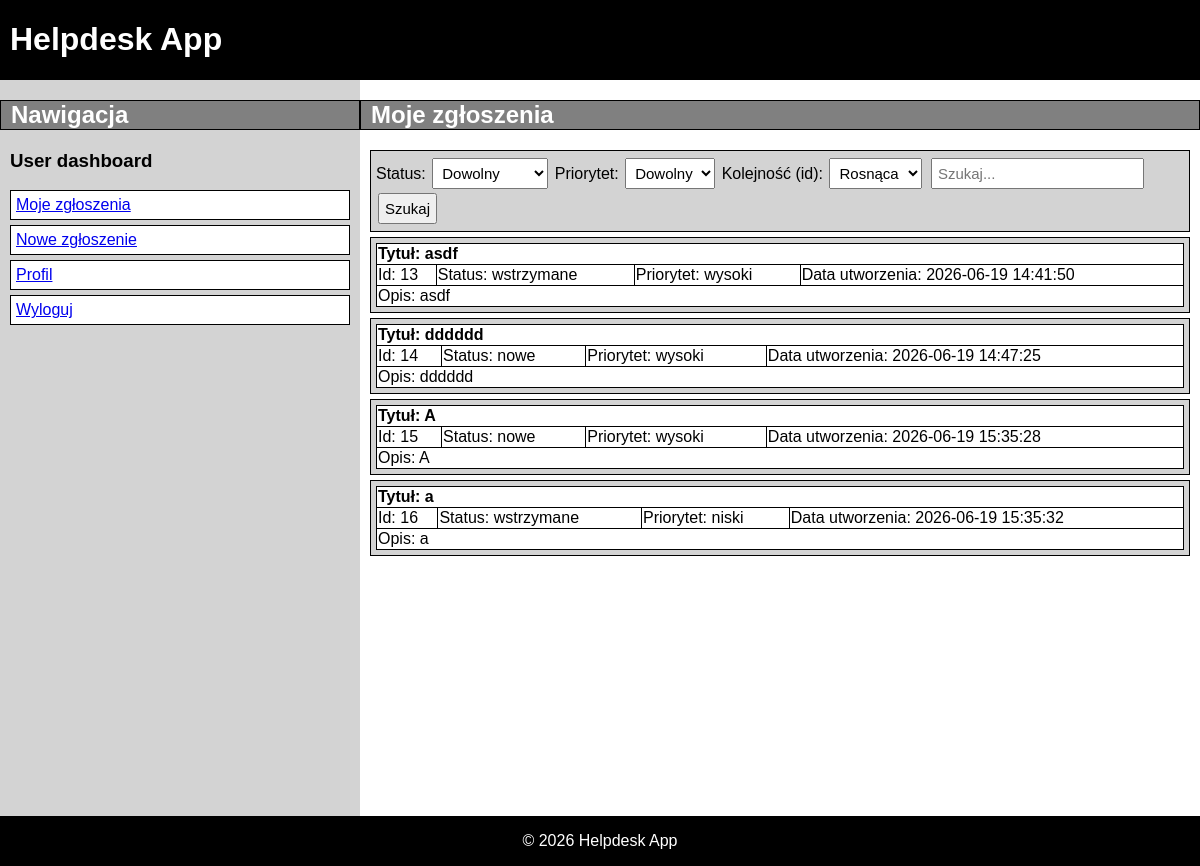
The app's page /user.php (signed in) with its own data.
### tables this page shows
CREATE TABLE `tickets` (
  `id` int(11) NOT NULL,
  `user_id` int(11) NOT NULL,
  `assigned_to` int(11) NOT NULL,
  `title` varchar(255) DEFAULT NULL,
  `description` text DEFAULT NULL,
  `status` enum('nowe','w_toku','wstrzymane','zamknięte') NOT NULL,
  `priority` enum('niski','średni','wysoki','') NOT NULL,
  `created_at` timestamp NOT NULL DEFAULT current_timestamp()
);

### public/user.php (the view, shortened to what this page needs)
<?php
$conn = mysqli_connect("localhost", "root", "", "helpdesk");
$tickets_query = "SELECT id, title, description, status, priority, created_at
		FROM tickets WHERE user_id='{$_SESSION['user_id']}'";
$tickets_result = mysqli_query($conn, $tickets_query);
?>
<!DOCTYPE html>
<html lang="pl">
<head>
	<link rel="stylesheet" href="styles.css">
</head>
<body>
	<div class="topbar">
		<header>
			<h1>Helpdesk App</h1>
		</header>
	</div>
	<div class="layout">
		<aside class="sidebar">
			<h2>Nawigacja</h2>
			<section>
				<h3>User dashboard</h3>
				<nav>
					<ul>
						<li><a href="#" onclick="showDiv('zgloszenia')">Moje zgłoszenia</a></li>
						<li><a href="#" onclick="showDiv('nowe-zgloszenie')">Nowe zgłoszenie</a></li>
						<li><a href="#" onclick="showDiv('profil')">Profil</a></li>
						<li><a href="logout.php">Wyloguj</a></li>
					</ul>
				</nav>
			</section>
		</aside>
		<main class="content">
			<div id="zgloszenia" class="section">
				<h2>Moje zgłoszenia</h2>
				<section>
					<div class="search">
						<form id="searchForm" class="form" method="POST" action="">
							<label for="status">Status:</label>
							<select id="status" name="status">
								<option value="">Dowolny</option>
							</select>
							<label for="priority">Priorytet:</label>
							<select id="priority" name="priority">
								<option value="">Dowolny</option>
							</select>
							<label for="order">Kolejność (id):</label>
							<select id="order" name="order">
								<option value="ascending">Rosnąca</option>
							</select>
							<input type="text" id="search" name="search" placeholder="Szukaj...">
							<input type="submit" value="Szukaj">
						</form>
					</div>
					<?php while ($row = mysqli_fetch_assoc($tickets_result)) { ?>
					<article class="ticket">
						<table class="ticket">
							<tr>
								<th colspan="4">Tytuł: <?= htmlspecialchars($row['title']) ?></th>
							</tr>
							<tr>
								<td>Id: <?= $row['id'] ?></td>
								<td>Status: <?= $row['status'] ?></td>
								<td>Priorytet: <?= $row['priority'] ?></td>
								<td>Data utworzenia: <?= $row['created_at'] ?></td>
							</tr>
							<tr>
								<td colspan="4">Opis: <?= htmlspecialchars($row['description']) ?></td>
							</tr>
						</table>
					</article>
					<?php } ?>
				</section>
			</div>
		</main>
	</div>
	<footer>
		<p>&copy; 2026 Helpdesk App</p>
	</footer>
</body>
</html>

### public/styles.css (style rules this page uses)
body { margin: 0; padding: 0; font-family: Arial; display: flex; flex-direction: column; height: 100%; min-height: 100vh; }
header { color: white; background-color: black; }
footer { margin-top: auto; background: black; color: white; text-align: center; padding: 0px; width: 100%; position: fixed; bottom: 0; }
.topbar { text-align: left; color: white; background-color: black; padding-left: 10px; padding-right: 10px; }
.sidebar { width: 30%; background-color: lightgray; flex-direction: column; }
.content { flex: 1; background-color: white; padding-bottom: 300px; }
.layout { flex: 1; display: flex; }
ul { margin: 0; padding: 0; list-style-type: none; }
li { margin-top: 5px; padding: 5px; background-color: white; border-style: solid; border-color: black; border-width: 1px; }
article { margin-top: 5px; padding: 5px; border-style: ; background-color: lightgray; border-style: solid; border-color: black; border-width: 1px; }
section { margin: 10px; }
h2 { padding-left: 10px; padding-right: 10px; color: white; background-color: gray; border-style: solid; border-color: black; border-width: 1px; }
h3 { color: black; }
form { padding: 5px; background-color: lightgray; border-style: solid; border-color: black; border-width: 1px; }
input, select, textarea { font-size: 15px; padding: 5px; margin: 2px; }
table { border-style: solid; width: 100%; border-width: 1px; border-collapse: collapse; }
th, td { text-align: left; border-style: solid; border-width: 1px; background-color: white; padding: 1px; }

### records on screen
tickets: title "asdf", id "13", status "wstrzymane", priority "wysoki", created_at "2026-06-19 14:41:50", description "asdf"
tickets: title "dddddd", id "14", status "nowe", priority "wysoki", created_at "2026-06-19 14:47:25", description "dddddd"
tickets: title "A", id "15", status "nowe", priority "wysoki", created_at "2026-06-19 15:35:28", description "A"
tickets: title "a", id "16", status "wstrzymane", priority "niski", created_at "2026-06-19 15:35:32", description "a"
